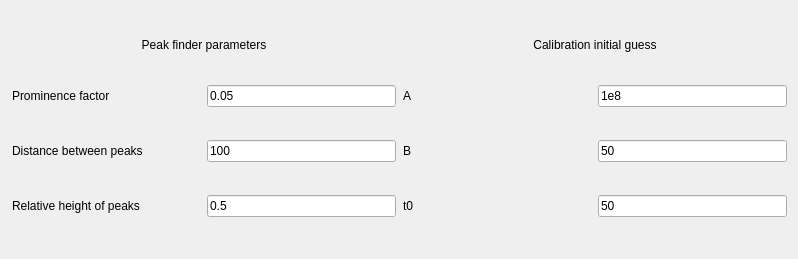
<?xml version="1.0" encoding="UTF-8"?>
<ui version="4.0">
 <class>Calibration_parameters</class>
 <widget class="QWidget" name="Calibration_parameters">
  <property name="enabled">
   <bool>true</bool>
  </property>
  <property name="geometry">
   <rect>
    <x>0</x>
    <y>0</y>
    <width>798</width>
    <height>259</height>
   </rect>
  </property>
  <property name="windowTitle">
   <string>Form</string>
  </property>
  <layout class="QHBoxLayout" name="horizontalLayout">
   <item>
    <layout class="QVBoxLayout" name="vertical_layout">
     <property name="leftMargin">
      <number>1</number>
     </property>
     <item>
      <widget class="QLabel" name="label_4">
       <property name="sizePolicy">
        <sizepolicy hsizetype="Preferred" vsizetype="Fixed">
         <horstretch>0</horstretch>
         <verstretch>0</verstretch>
        </sizepolicy>
       </property>
       <property name="text">
        <string>Peak finder parameters</string>
       </property>
       <property name="alignment">
        <set>Qt::AlignCenter</set>
       </property>
      </widget>
     </item>
     <item>
      <layout class="QHBoxLayout" name="horizontal_layout">
       <item>
        <widget class="QLabel" name="label">
         <property name="text">
          <string>Prominence factor</string>
         </property>
        </widget>
       </item>
       <item>
        <widget class="QLineEdit" name="inputAxis0Mult_lineEdit_2">
         <property name="sizePolicy">
          <sizepolicy hsizetype="Minimum" vsizetype="Fixed">
           <horstretch>0</horstretch>
           <verstretch>0</verstretch>
          </sizepolicy>
         </property>
         <property name="text">
          <string>0.05</string>
         </property>
        </widget>
       </item>
      </layout>
     </item>
     <item>
      <layout class="QHBoxLayout" name="horizontalLayout_2">
       <item>
        <widget class="QLabel" name="label_2">
         <property name="text">
          <string>Distance between peaks</string>
         </property>
        </widget>
       </item>
       <item>
        <widget class="QLineEdit" name="inputAxis0Mult_lineEdit">
         <property name="sizePolicy">
          <sizepolicy hsizetype="Minimum" vsizetype="Fixed">
           <horstretch>0</horstretch>
           <verstretch>0</verstretch>
          </sizepolicy>
         </property>
         <property name="text">
          <string>100</string>
         </property>
        </widget>
       </item>
      </layout>
     </item>
     <item>
      <layout class="QHBoxLayout" name="horizontalLayout_4">
       <item>
        <widget class="QLabel" name="label_3">
         <property name="text">
          <string>Relative height of peaks</string>
         </property>
        </widget>
       </item>
       <item>
        <widget class="QLineEdit" name="inputAxis0Mult_lineEdit_3">
         <property name="sizePolicy">
          <sizepolicy hsizetype="Minimum" vsizetype="Fixed">
           <horstretch>0</horstretch>
           <verstretch>0</verstretch>
          </sizepolicy>
         </property>
         <property name="text">
          <string>0.5</string>
         </property>
        </widget>
       </item>
      </layout>
     </item>
    </layout>
   </item>
   <item>
    <layout class="QVBoxLayout" name="vertical_layout_2">
     <property name="leftMargin">
      <number>1</number>
     </property>
     <item>
      <widget class="QLabel" name="label_5">
       <property name="sizePolicy">
        <sizepolicy hsizetype="Preferred" vsizetype="Fixed">
         <horstretch>0</horstretch>
         <verstretch>0</verstretch>
        </sizepolicy>
       </property>
       <property name="text">
        <string>Calibration initial guess</string>
       </property>
       <property name="alignment">
        <set>Qt::AlignCenter</set>
       </property>
      </widget>
     </item>
     <item>
      <layout class="QHBoxLayout" name="horizontal_layout_2">
       <item>
        <widget class="QLabel" name="label_6">
         <property name="text">
          <string>A</string>
         </property>
        </widget>
       </item>
       <item>
        <widget class="QLineEdit" name="inputAxis0Mult_lineEdit_4">
         <property name="sizePolicy">
          <sizepolicy hsizetype="Minimum" vsizetype="Fixed">
           <horstretch>0</horstretch>
           <verstretch>0</verstretch>
          </sizepolicy>
         </property>
         <property name="text">
          <string>1e8</string>
         </property>
        </widget>
       </item>
      </layout>
     </item>
     <item>
      <layout class="QHBoxLayout" name="horizontalLayout_5">
       <item>
        <widget class="QLabel" name="label_7">
         <property name="text">
          <string>B</string>
         </property>
        </widget>
       </item>
       <item>
        <widget class="QLineEdit" name="inputAxis0Mult_lineEdit_5">
         <property name="sizePolicy">
          <sizepolicy hsizetype="Minimum" vsizetype="Fixed">
           <horstretch>0</horstretch>
           <verstretch>0</verstretch>
          </sizepolicy>
         </property>
         <property name="text">
          <string>50</string>
         </property>
        </widget>
       </item>
      </layout>
     </item>
     <item>
      <layout class="QHBoxLayout" name="horizontalLayout_6">
       <item>
        <widget class="QLabel" name="label_8">
         <property name="text">
          <string>t0</string>
         </property>
        </widget>
       </item>
       <item>
        <widget class="QLineEdit" name="inputAxis0Mult_lineEdit_6">
         <property name="sizePolicy">
          <sizepolicy hsizetype="Minimum" vsizetype="Fixed">
           <horstretch>0</horstretch>
           <verstretch>0</verstretch>
          </sizepolicy>
         </property>
         <property name="text">
          <string>50</string>
         </property>
        </widget>
       </item>
      </layout>
     </item>
    </layout>
   </item>
  </layout>
 </widget>
 <resources/>
 <connections/>
</ui>
